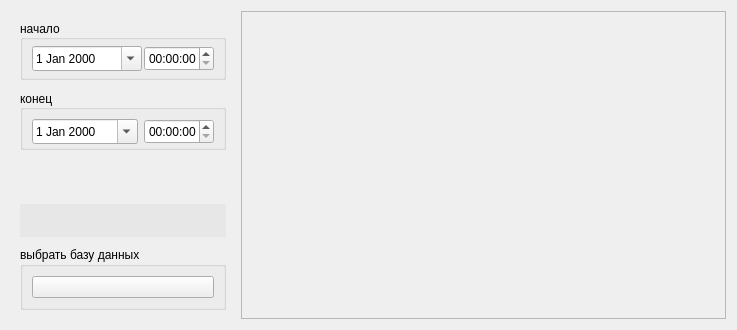
<?xml version="1.0" encoding="UTF-8"?>
<ui version="4.0">
 <class>Form</class>
 <widget class="QWidget" name="Form">
  <property name="geometry">
   <rect>
    <x>0</x>
    <y>0</y>
    <width>737</width>
    <height>330</height>
   </rect>
  </property>
  <property name="windowTitle">
   <string>Form</string>
  </property>
  <layout class="QHBoxLayout" name="horizontalLayout" stretch="0,30">
   <item>
    <widget class="QFrame" name="controller_frame">
     <property name="styleSheet">
      <string notr="true"/>
     </property>
     <property name="frameShape">
      <enum>QFrame::NoFrame</enum>
     </property>
     <property name="frameShadow">
      <enum>QFrame::Plain</enum>
     </property>
     <layout class="QVBoxLayout" name="verticalLayout_2">
      <item>
       <layout class="QVBoxLayout" name="verticalLayout">
        <property name="spacing">
         <number>10</number>
        </property>
        <item>
         <widget class="QGroupBox" name="groupBox_5">
          <property name="minimumSize">
           <size>
            <width>100</width>
            <height>60</height>
           </size>
          </property>
          <property name="maximumSize">
           <size>
            <width>300</width>
            <height>60</height>
           </size>
          </property>
          <property name="layoutDirection">
           <enum>Qt::LeftToRight</enum>
          </property>
          <property name="styleSheet">
           <string notr="true">font: 12pt &quot;MS Shell Dlg 2&quot;;</string>
          </property>
          <property name="title">
           <string>начало</string>
          </property>
          <property name="alignment">
           <set>Qt::AlignLeading|Qt::AlignLeft|Qt::AlignVCenter</set>
          </property>
          <property name="flat">
           <bool>false</bool>
          </property>
          <layout class="QHBoxLayout" name="horizontalLayout_4">
           <property name="spacing">
            <number>2</number>
           </property>
           <property name="topMargin">
            <number>2</number>
           </property>
           <property name="bottomMargin">
            <number>2</number>
           </property>
           <item>
            <widget class="QDateEdit" name="dt_start_edit">
             <property name="minimumSize">
              <size>
               <width>110</width>
               <height>25</height>
              </size>
             </property>
             <property name="maximumSize">
              <size>
               <width>110</width>
               <height>16777215</height>
              </size>
             </property>
             <property name="minimumDate">
              <date>
               <year>1752</year>
               <month>9</month>
               <day>14</day>
              </date>
             </property>
             <property name="currentSection">
              <enum>QDateTimeEdit::DaySection</enum>
             </property>
             <property name="calendarPopup">
              <bool>true</bool>
             </property>
            </widget>
           </item>
           <item>
            <widget class="QTimeEdit" name="time_start_edit">
             <property name="sizePolicy">
              <sizepolicy hsizetype="Expanding" vsizetype="Minimum">
               <horstretch>0</horstretch>
               <verstretch>0</verstretch>
              </sizepolicy>
             </property>
             <property name="minimumSize">
              <size>
               <width>70</width>
               <height>25</height>
              </size>
             </property>
             <property name="maximumSize">
              <size>
               <width>70</width>
               <height>25</height>
              </size>
             </property>
            </widget>
           </item>
          </layout>
         </widget>
        </item>
        <item>
         <widget class="QGroupBox" name="groupBox_6">
          <property name="minimumSize">
           <size>
            <width>100</width>
            <height>60</height>
           </size>
          </property>
          <property name="maximumSize">
           <size>
            <width>300</width>
            <height>60</height>
           </size>
          </property>
          <property name="styleSheet">
           <string notr="true">font: 12pt &quot;MS Shell Dlg 2&quot;;</string>
          </property>
          <property name="title">
           <string>конец</string>
          </property>
          <property name="alignment">
           <set>Qt::AlignLeading|Qt::AlignLeft|Qt::AlignVCenter</set>
          </property>
          <layout class="QHBoxLayout" name="horizontalLayout_5">
           <item>
            <widget class="QDateEdit" name="dt_end_edit">
             <property name="minimumSize">
              <size>
               <width>100</width>
               <height>25</height>
              </size>
             </property>
             <property name="maximumSize">
              <size>
               <width>110</width>
               <height>16777215</height>
              </size>
             </property>
             <property name="calendarPopup">
              <bool>true</bool>
             </property>
            </widget>
           </item>
           <item>
            <widget class="QTimeEdit" name="time_end_edit">
             <property name="minimumSize">
              <size>
               <width>70</width>
               <height>25</height>
              </size>
             </property>
             <property name="maximumSize">
              <size>
               <width>70</width>
               <height>25</height>
              </size>
             </property>
            </widget>
           </item>
          </layout>
         </widget>
        </item>
        <item>
         <widget class="QWidget" name="clube_container" native="true">
          <property name="minimumSize">
           <size>
            <width>200</width>
            <height>0</height>
           </size>
          </property>
          <property name="maximumSize">
           <size>
            <width>220</width>
            <height>16777215</height>
           </size>
          </property>
          <layout class="QVBoxLayout" name="verticalLayout_3">
           <property name="spacing">
            <number>0</number>
           </property>
           <property name="leftMargin">
            <number>0</number>
           </property>
           <property name="topMargin">
            <number>0</number>
           </property>
           <property name="rightMargin">
            <number>0</number>
           </property>
           <property name="bottomMargin">
            <number>0</number>
           </property>
           <item>
            <layout class="QVBoxLayout" name="clube_layout">
             <property name="spacing">
              <number>0</number>
             </property>
            </layout>
           </item>
          </layout>
         </widget>
        </item>
        <item>
         <widget class="QWidget" name="clube_container_2" native="true">
          <property name="minimumSize">
           <size>
            <width>200</width>
            <height>0</height>
           </size>
          </property>
          <property name="maximumSize">
           <size>
            <width>220</width>
            <height>16777215</height>
           </size>
          </property>
          <property name="styleSheet">
           <string notr="true">background-color: rgb(231, 231, 231);</string>
          </property>
          <layout class="QVBoxLayout" name="verticalLayout_4">
           <property name="spacing">
            <number>0</number>
           </property>
           <property name="leftMargin">
            <number>0</number>
           </property>
           <property name="topMargin">
            <number>0</number>
           </property>
           <property name="rightMargin">
            <number>0</number>
           </property>
           <property name="bottomMargin">
            <number>0</number>
           </property>
          </layout>
         </widget>
        </item>
        <item>
         <widget class="QGroupBox" name="groupBox_2">
          <property name="styleSheet">
           <string notr="true">font: 8pt &quot;MS Shell Dlg 2&quot;;</string>
          </property>
          <property name="title">
           <string>выбрать базу данных</string>
          </property>
          <layout class="QHBoxLayout" name="horizontalLayout_7">
           <item>
            <widget class="QPushButton" name="shoose_db">
             <property name="styleSheet">
              <string notr="true">font: italic 10pt &quot;Consolas&quot;;</string>
             </property>
             <property name="text">
              <string/>
             </property>
            </widget>
           </item>
          </layout>
         </widget>
        </item>
       </layout>
      </item>
     </layout>
    </widget>
   </item>
   <item>
    <widget class="QFrame" name="graph_frame">
     <property name="styleSheet">
      <string notr="true"/>
     </property>
     <property name="frameShape">
      <enum>QFrame::StyledPanel</enum>
     </property>
     <property name="frameShadow">
      <enum>QFrame::Raised</enum>
     </property>
     <layout class="QHBoxLayout" name="horizontalLayout_2">
      <item>
       <layout class="QGridLayout" name="graph_grid_"/>
      </item>
     </layout>
    </widget>
   </item>
  </layout>
 </widget>
 <resources/>
 <connections/>
</ui>
